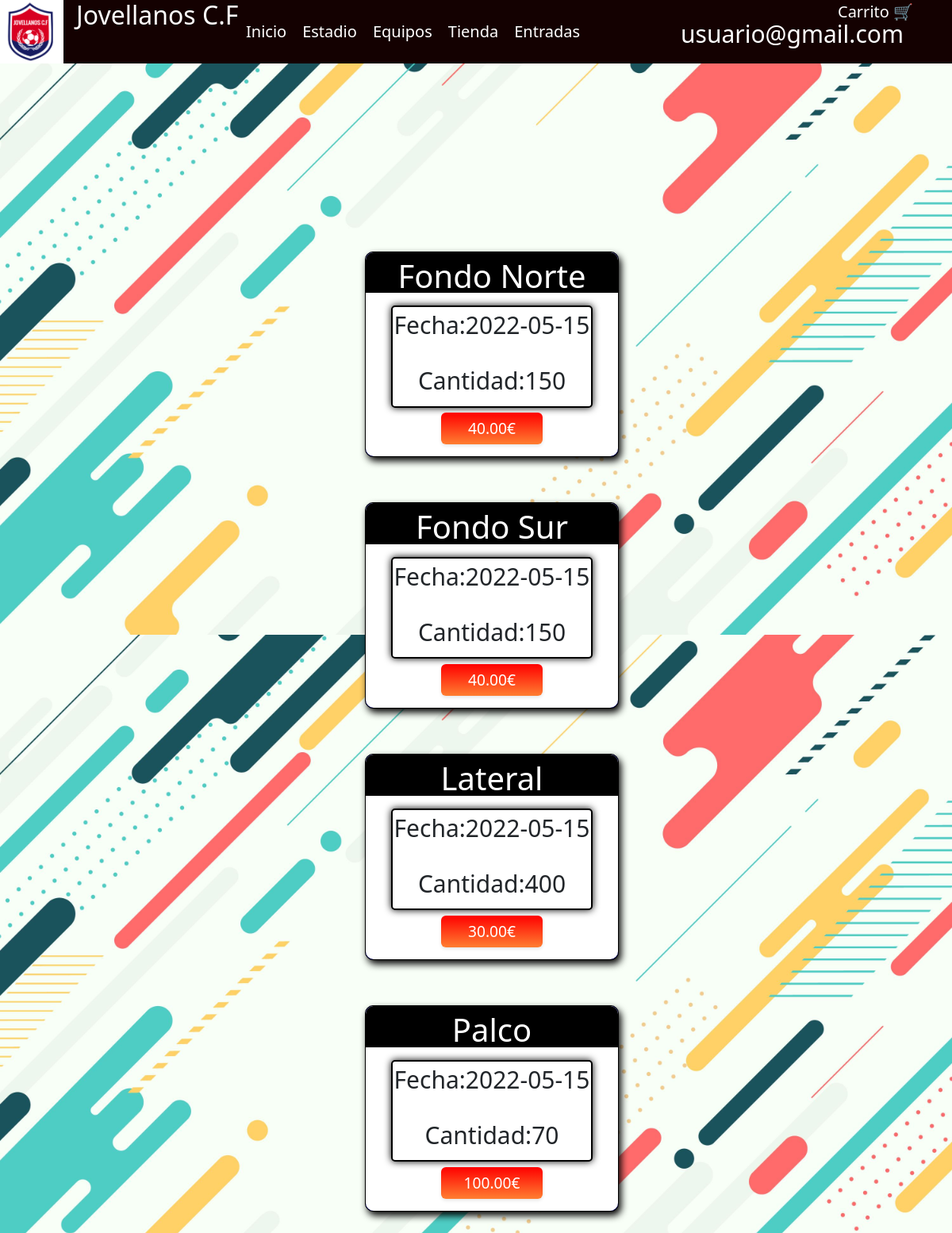
The page /entradas.php (signed in) on the database its author committed.
### tables this page shows
CREATE TABLE `usuario` (
  `id` int(11) NOT NULL,
  `email` varchar(100) NOT NULL,
  `nombre` varchar(100) NOT NULL,
  `p_apellido` varchar(100) NOT NULL,
  `s_apellido` varchar(100) NOT NULL,
  `password` varchar(255) NOT NULL,
  `fecha_nacimiento` date NOT NULL,
  `genero` enum('Hombre','Mujer','Otro') NOT NULL,
  `rol` int(11) NOT NULL
);

CREATE TABLE `entradas` (
  `ide` int(11) NOT NULL,
  `tipo` varchar(30) NOT NULL,
  `precio` decimal(10,2) NOT NULL,
  `fecha` date NOT NULL,
  `cantidad` int(11) NOT NULL
);

### entradas.php (the view, shortened to what this page needs)
<?php
    require 'connectBD.php';
    require 'header.php';
    $sql = "SELECT * FROM entradas ORDER BY ide ASC";
    $consulta = $conex->prepare($sql);
    $consulta->execute();
    $resultados=$consulta->fetchAll(PDO::FETCH_ASSOC);
?>
<!doctype html>
<html lang="es">
<head>
    <link rel="stylesheet" href="styles.css">
</head>
<body>
<div class="grande">
<?php
        foreach($resultados as $resultado){?>
    <form id="formulario" name="formulario" method="post" action="cart.php" class=forment>
    <div class="segundo">
        <div class="tercero">
            <div class=nombre>
            <?php echo $resultado["tipo"]?>
            </div>
            <div class=cartel>
            <p>Fecha:<?php echo $resultado["fecha"]?></p>
            <p>Cantidad:<?php echo $resultado["cantidad"]?></p>
            </div>
            <button class= "precio" type="submit"><?php echo $resultado["precio"]?>€</button>
        </div>
    </div>
    </form>
    <?php } ?>
</div>
</body>

### header.php (shortened to what this page needs)
<?php
    require 'connectBD.php';
    if (isset($_SESSION['email'])) {
    $records = $conex->prepare('SELECT email, password FROM usuario WHERE email = :email');
    $records->bindParam(':email', $_SESSION['email']);
    $records->execute();
    $results = $records->fetch(PDO::FETCH_ASSOC);
    $user = null;
    if (count($results) > 0) {
        $user = $results;
    }
    if(!isset($totalcantidad)){$totalcantidad = '';}else{$totalcantidad = $totalcantidad;}
}
?>
<head>
<link rel="stylesheet" href="https://use.fontawesome.com/releases/v5.15.4/css/all.css"/>
<link href="https://cdn.jsdelivr.net/npm/bootstrap@5.1.3/dist/css/bootstrap.min.css" rel="stylesheet">
    <link rel="stylesheet" href="./styles.css">
</head>
<header>
    <div class="primero">
        <img class="escudo" src="Pictures/escudo.png"> <div id="tit"><h2 > Jovellanos C.F</h2></div>
         <?php if(!empty($user)): ?>
            <div id=emcarr>
                <div class=" email nav">
                    <ul>
                        <li>
                            <a href=""><?= $user['email']; ?></a>
                        </li>
                    </ul>
                </div>
                <div class="car"><a  onclick="mostrar('carrito')">Carrito 🛒 <?php echo $totalcantidad?></a></div>
            </div>
            <?php endif; ?>
    <nav>
        <ul class="nav">
            <li><a href="index.php">Inicio</a></li>
            <li><a href="estadio.php">Estadio</a></li>
            <li><a href="">Equipos</a>
            <li><a href="tienda.php">Tienda</a>
            </li>
            <li><a href="entradas.php">Entradas</a></li>
        </ul>
    </nav>
    </header>

### styles.css (style rules this page uses)
body { background-image: url("pictures/fondo.jpg"); background-size: cover; background-repeat:repeat; background-position: center center; min-height: 100vh; padding: 0; }
header { position:relative; top: 0px; left:0px; background-color:rgb(20, 1, 1); height:5em; width:100% }
.primero { display: flex; color:white; }
.escudo { display: inline-block; position:absolute; width: 5em; height: 5em; }
#tit { display: inline-block; position:absolute; left:8%; width:20%; color:white; }
ul,ol { list-style: none; }
.nav { position:absolute; left:25%; top:19%; font-size:20px; }
.email { top:20%; width:50%; font-size:30px; left:20%; }
.nav li a { text-decoration: none; color:white; padding:10px 10px; display:block; z-index: 9; }
.nav>li { float:left; }

### header.php (style rules this page uses)
#emcarr { width:40%; min-width:400px; height:60%; position:absolute; left:60%; }
.car { margin-left:70%; min-width:100px; width:25%; float:left; font-size:20px; }

### entradas.php (style rules this page uses)
.grande { position :absolute; display: flex; flex-wrap: wrap; justify-content: space-around; width: 60%; height: auto; top: 20%; margin-left: 25%; }
.segundo { width:80%; height:100%; border: 1px solid black; background-color: rgb(4, 4, 112); box-shadow: 3px 5px 10px black; border-radius:10px; }
.tercero { height: 100%; width: 100%; background:white; border-radius:10px; }
.nombre { font-size: 40px; background-color:black; color:white; width:100%; height: 20%; text-align:center; border-top-right-radius:10px; border-top-left-radius:10px; }
.cartel { background-color:white; border-radius: 5px; border:2px solid black; height: 50%; text-align: center; font-size:30px; width:80%; margin-left:10%; margin-top:5%; box-shadow: 0px 0px 10px black; }
.cartel p+p { margin-top:10%; }
.precio { background-color: initial; background-image: linear-gradient(-180deg,red, #FF7E31); border-radius: 6px; box-shadow: rgba(0, 0, 0, 0.1) 0 2px 4px; color: #FFFFFF; cursor: pointer; display: inline-block; font-family:system-ui,"Helvetica Neue",Arial,sans-serif; font-size:120%; height: 40px; line-height: 40px; outline: 0; overflow: hidden; padding: 0 20px; pointer-events: auto; position: relative; text-align: center; touch-action: manipulation; user-select: none; -webkit-user-select: none; vertical-align: top; width: 40%; border: 0; margin-left:30%; margin-top:2%; }
.forment { width:50%; min-width:400px; margin-bottom:8%; border-radius:10px; }

### rows shown on the page
usuario: email "usuario@gmail.com"
entradas: tipo "Fondo Norte", fecha "2022-05-15", cantidad "150", precio "40.00"
entradas: tipo "Fondo Sur", fecha "2022-05-15", cantidad "150", precio "40.00"
entradas: tipo "Lateral", fecha "2022-05-15", cantidad "400", precio "30.00"
entradas: tipo "Palco", fecha "2022-05-15", cantidad "70", precio "100.00"
